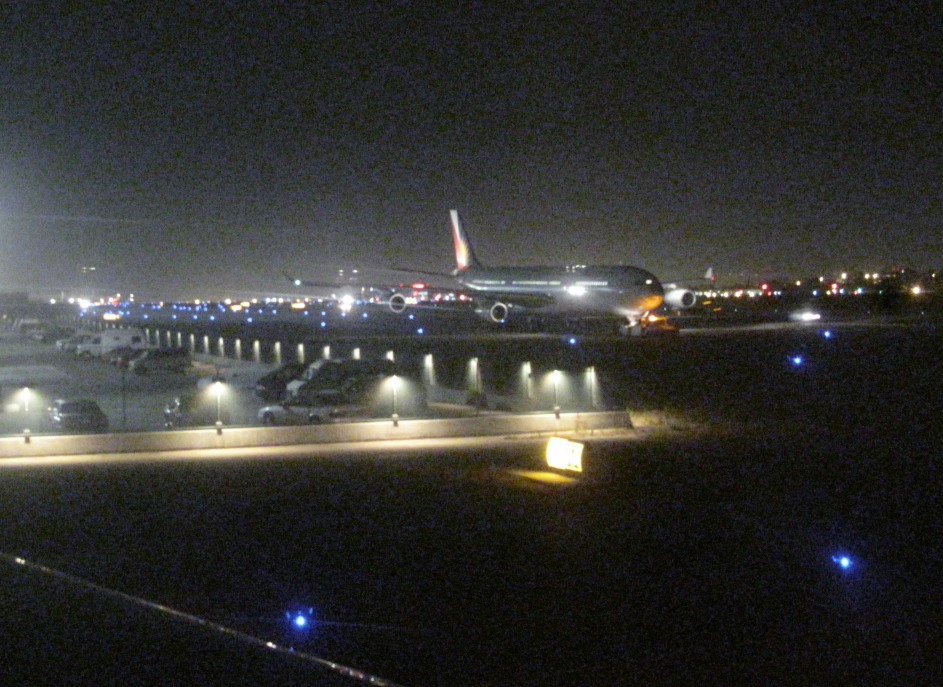
#> input picture tools/quality_validation/noise_ringing_validation/images/NR004.jpg, 2829 x 2061 px (shown at 1/3 size)
$ python -i experimental_quality_engine.py   (imports and definitions only)   (older library calls are emulated)
#> lines starting #> are read from the running program, lines starting #| are printed output that depends on the picture; after the words box and inside, x2 and y2 are one past the last pixel; in counts of white or black regions, pixels touching at a corner belong together
### tools/quality_validation/classical_quality_metrics.py
"""Research-only classical NR metrics. Not used by production scoring."""

from __future__ import annotations

from typing import Any

import numpy as np

try:
    import cv2
except ImportError:  # pragma: no cover
    cv2 = None  # type: ignore


# [46 lines left out: functions analyze_bgr, analyze_image_bytes, _residual_std, not called in this run]


def _immerkaer(gray: np.ndarray) -> float:
    """σ estimate from Immerkaer Laplacian convolution."""
    kernel = np.array([[1, -2, 1], [-2, 4, -2], [1, -2, 1]], dtype=np.float64)
    conv = cv2.filter2D(gray, cv2.CV_64F, kernel)
    h, w = gray.shape
    if h < 3 or w < 3:
        return 0.0
    return float(np.sqrt(np.pi / 2.0) * np.mean(np.abs(conv[1:-1, 1:-1])) / 6.0)


def _blocking_boundary_ratio(gray: np.ndarray) -> float:
    """Mean |Δ| on 8-pixel grid lines vs off-grid neighbors. Higher = more blocking."""
    h, w = gray.shape
    if h < 16 or w < 16:
        return 0.0

    def _ratio(axis: int) -> float:
        # axis=1: vertical edges (columns); axis=0: horizontal edges (rows)
        bound: list[float] = []
        interior: list[float] = []
        length = w if axis == 1 else h
        for i in range(1, length):
            if axis == 1:
                delta = float(np.mean(np.abs(gray[:, i] - gray[:, i - 1])))
            else:
                delta = float(np.mean(np.abs(gray[i, :] - gray[i - 1, :])))
            if i % 8 == 0:
                bound.append(delta)
            else:
                interior.append(delta)
        if not bound or not interior:
            return 0.0
        return float(np.mean(bound) / (float(np.mean(interior)) + 1e-6))

    return 0.5 * (_ratio(1) + _ratio(0))


# [14 lines left out: function _flat_block_frac, not called in this run]


def _ringing_edge_lap(gray_u8: np.ndarray) -> float:
    if cv2 is None:
        return 0.0
    edges = cv2.Canny(gray_u8, 80, 160)
    lap = cv2.Laplacian(gray_u8, cv2.CV_64F)
    mask = edges > 0
    if int(np.count_nonzero(mask)) == 0:
        return 0.0
    return float(np.mean(np.abs(lap[mask])))


# [11 lines left out: function metric_direction, not called in this run]

### tools/quality_validation/scoring_candidates.py
#!/usr/bin/env python3
"""Research-only 1-5 mapping candidates on Phase 8 controlled-distortion CSVs.

Does not import production scoring to *write* scores; copies _soft_score math for
the baseline. Does not fit percentiles on the evaluation set. Does not invent humans.
"""

from __future__ import annotations

import argparse
import csv
import json
import math
import sys
from collections import Counter, defaultdict
from datetime import datetime, timezone
from pathlib import Path
from typing import Any, Callable

_TOOLKIT = Path(__file__).resolve().parent
_REPO = _TOOLKIT.parents[1]
if str(_REPO) not in sys.path:
    sys.path.insert(0, str(_REPO))

from tools.quality_validation.metrics import pearson_spearman  # noqa: E402

PHASE8_CSV = (
    _TOOLKIT
    / "workspace"
    / "datasets"
    / "controlled_distortion"
    / "output"
    / "run_001"
    / "raw_predictions.csv"
)
DEFAULT_OUTPUT = (
    _TOOLKIT / "workspace" / "datasets" / "controlled_distortion" / "output" / "run_scoring_candidates_001"
)

FAMILY_PRIMARY = {
    "gaussian_blur": "blur",
    "awgn": "noise",
    "underexposure": "exposure",
    "overexposure": "exposure",
    "low_contrast": "contrast",
    "high_contrast": "contrast",
    "jpeg": "blocking",
    "ringing": "ringing",
}

# A priori scales from production OpenCV / trainer knobs (not fitted on these 370 files).
LAP_SCALE = 420.0
NOISE_SIGMA_SCALE = 35.0
RING_LAP_SCALE = 40.0
BLOCK_RATIO_REF = 1.0  # natural images ~1; >1 means extra 8x8 boundary energy


def _now_iso() -> str:
    return datetime.now(timezone.utc).isoformat()


def clip01(x: float) -> float:
    return max(0.0, min(1.0, float(x)))


def production_soft_score(metric: float) -> int:
    boosted = clip01(metric * 0.5 + 0.42)
    if boosted >= 0.80:
        return 5
    if boosted >= 0.64:
        return 4
    if boosted >= 0.46:
        return 3
    if boosted >= 0.28:
        return 2
    return 1


def production_brightness_q(mean_luma: float) -> float:
    return clip01(1.0 - abs(mean_luma - 0.48) * 2.2)


def equal_bin_1_5(q: float) -> int:
    """Monotone bins that can emit 1 and 5. q in [0,1], higher=better.

    [0, 0.2) -> 1, [0.2, 0.4) -> 2, ..., [0.8, 1.0] -> 5.
    """
    x = clip01(q)
    if x >= 1.0:
        return 5
    return 1 + int(x * 5.0)


def linear_continuous_1_5(q: float) -> float:
    return 1.0 + 4.0 * clip01(q)


def linear_round_1_5(q: float) -> int:
    return int(max(1, min(5, round(linear_continuous_1_5(q)))))


# [86 lines left out: functions fnum, enet_quality_signals, opencv_quality_signals, classical_quality_signals, not called in this run]


MAPPINGS: dict[str, Callable[[float], float]] = {
    "baseline_soft_int": lambda q: float(production_soft_score(q)),
    "equal_bin_int": lambda q: float(equal_bin_1_5(q)),
    "linear_round_int": lambda q: float(linear_round_1_5(q)),
    "linear_continuous": linear_continuous_1_5,
}

SOURCES = {
    "enet": enet_quality_signals,
    "opencv": opencv_quality_signals,
    "classical": classical_quality_signals,
}

CRITERIA = ("sharpness", "blur", "noise", "exposure", "contrast", "blocking", "ringing")


# [115 lines left out: functions apply_all, histogram, median, per_image_spearman, saturation_rate, sensitivity, not called in this run]


def interference(rows: list[dict[str, Any]], family: str, col: str) -> float | None:
    xs = per_image_spearman(rows, col, family)
    return median(xs)


# [214 lines left out: functions run, fmt, write_report, main, not called in this run]


# [2 lines that do not run on import are left out]

### tools/quality_validation/experimental_quality_engine.py
#!/usr/bin/env python3
"""Research-only experimental photo-quality engine for ACCESS VisionCheck.

Isolated from production. Does not write to the database, does not change
`_soft_score`, EfficientNet weights, Flutter, or API contracts.

Design notes (a priori; not fitted on SPAQ-200 or the 30-image ACCESS pilot):
- Resize longest side to 1024 (INTER_AREA, no upscale) before classical metrics.
- Sharpness: Tenengrad energy (higher = sharper).
- Blur: relative Laplacian collapse under mild Gaussian blur (higher badge =
  freer from blur). This is intentionally NOT `1 - sharpness`, so the two
  channels are not forced to be exact mirrors, though both remain focus-related
  proxies.
- Noise cleanliness: Immerkaer sigma inverted (higher = cleaner). No 0.85 floor.
- Brightness: two-sided exposure triangle around 0.48 × (1 - clip fraction).
- Contrast: RMS contrast × (1 - clip fraction) so harsh clipping is penalized.
- Blocking: 8×8 boundary discontinuity ratio (not flat-patch fraction).
- Ringing: mean |Laplacian| on Canny edges (PROXY for overshoot; labeled as such).
- 1-5 map: equal-width bins that can emit 1 and 5 (unlike production `_soft_score`).

Overall remains the arithmetic mean of the seven integers for API-shaped
compatibility in research exports only.
"""

from __future__ import annotations

from typing import Any

import numpy as np

from tools.quality_validation.classical_quality_metrics import (
    _blocking_boundary_ratio,
    _immerkaer,
    _ringing_edge_lap,
)
from tools.quality_validation.scoring_candidates import (
    BLOCK_RATIO_REF,
    NOISE_SIGMA_SCALE,
    RING_LAP_SCALE,
    equal_bin_1_5,
    production_brightness_q,
    production_soft_score,
)

try:
    import cv2
except ImportError:  # pragma: no cover
    cv2 = None  # type: ignore

ENGINE_ID = "experimental_classical_v1"
RESIZE_CAP = 1024

# A priori scales. Not fitted on SPAQ-200, LIVEC, KonIQ pilot, or ACCESS humans.
# Tenengrad tau: soft saturation for 8-bit Sobel energy at ~1k px (research default).
TENENGRAD_TAU = 5000.0
# Mean Sobel magnitude on Canny edges for near-sharp 8-bit photos (a priori).
EDGE_GRAD_REF = 120.0
# Residual high-pass std that should map near "very noisy" (a priori; ~strong AWGN).
RESIDUAL_NOISE_REF = 18.0
# Blocking: boundary/interior ratio excess above near-natural floor.
BLOCK_RATIO_FLOOR = 0.98
BLOCK_RATIO_EXCESS_REF = 0.25
# Ringing edge-Laplacian energy reference (from scoring_candidates).
# RING_LAP_SCALE imported.

CRITERION_META = {
    "Sharpness": {
        "proxy": False,
        "raw_name": "tenengrad",
        "direction": "higher_raw_is_better",
        "notes": "Tenengrad mean(gx^2+gy^2); focus/detail energy proxy.",
    },
    "Blur": {
        "proxy": True,
        "raw_name": "edge_grad_mean",
        "direction": "higher_raw_is_sharper_edges",
        "notes": (
            "Mean Sobel magnitude on Canny edges (edge acuity proxy). "
            "Not a motion-blur classifier and not identical to Tenengrad energy, "
            "but still focus-related. Natural bokeh lowers this score."
        ),
    },
    "Noise": {
        "proxy": True,
        "raw_name": "residual_noise_std",
        "direction": "higher_raw_is_more_noise",
        "notes": (
            "High-pass residual std (|gray-GaussianBlur|). Badge is cleanliness "
            "(inverted). Texture can elevate the residual; not pure sensor noise."
        ),
    },
    "Brightness": {
        "proxy": False,
        "raw_name": "exposure_quality_q",
        "direction": "higher_q_is_better",
        "notes": "Mean-luma triangle at 0.48 with highlight/shadow clip penalty.",
    },
    "Contrast": {
        "proxy": True,
        "raw_name": "contrast_quality_q",
        "direction": "higher_q_is_better",
        "notes": "RMS contrast with clipping penalty; not perceptual local contrast.",
    },
    "Blocking Artifacts": {
        "proxy": True,
        "raw_name": "blocking_boundary_ratio",
        "direction": "higher_raw_is_more_blocking",
        "notes": "8x8 boundary discontinuity ratio vs interior; JPEG-block proxy.",
    },
    "Ringing Artifacts": {
        "proxy": True,
        "raw_name": "ringing_edge_lap",
        "direction": "higher_raw_is_more_ringing",
        "notes": "PROXY: edge |Laplacian| energy; also responds to sharp texture.",
    },
}


def clip01(x: float) -> float:
    return max(0.0, min(1.0, float(x)))


def _resize_longest(bgr: np.ndarray, cap: int = RESIZE_CAP) -> np.ndarray:
    h, w = bgr.shape[:2]
    longest = max(h, w)
    if longest <= cap:
        return bgr
    scale = cap / float(longest)
    nh, nw = max(1, int(round(h * scale))), max(1, int(round(w * scale)))
    return cv2.resize(bgr, (nw, nh), interpolation=cv2.INTER_AREA)


def _tenengrad(gray: np.ndarray) -> float:
    gx = cv2.Sobel(gray, cv2.CV_64F, 1, 0, ksize=3)
    gy = cv2.Sobel(gray, cv2.CV_64F, 0, 1, ksize=3)
    return float(np.mean(gx * gx + gy * gy))


def _edge_gradient_mean(gray_u8: np.ndarray) -> float:
    """Mean Sobel magnitude on Canny edges. Low when edges are soft or absent."""
    edges = cv2.Canny(gray_u8, 60, 160)
    gx = cv2.Sobel(gray_u8, cv2.CV_64F, 1, 0, ksize=3)
    gy = cv2.Sobel(gray_u8, cv2.CV_64F, 0, 1, ksize=3)
    mag = np.sqrt(gx * gx + gy * gy)
    mask = edges > 0
    if int(np.count_nonzero(mask)) < 32:
        return 0.0
    return float(np.mean(mag[mask]))


def _residual_noise_std(gray_u8: np.ndarray) -> float:
    blur = cv2.GaussianBlur(gray_u8, (5, 5), 0)
    return float(np.std(np.abs(gray_u8.astype(np.float64) - blur.astype(np.float64))))


def analyze_bgr(bgr: np.ndarray) -> dict[str, Any]:
    if cv2 is None:
        raise RuntimeError("OpenCV is required for the experimental engine")
    work = _resize_longest(bgr, RESIZE_CAP)
    gray = cv2.cvtColor(work, cv2.COLOR_BGR2GRAY)
    gray_f = gray.astype(np.float64)

    tenengrad = _tenengrad(gray_f)
    edge_grad = _edge_gradient_mean(gray)
    immer = _immerkaer(gray_f)
    residual = _residual_noise_std(gray)
    mean = float(np.mean(gray_f))
    std = float(np.std(gray_f))
    shadow = float(np.mean(gray_f < 8.0))
    highlight = float(np.mean(gray_f > 247.0))
    clip_frac = shadow + highlight
    luma01 = mean / 255.0
    triangle = production_brightness_q(luma01)
    exposure_q = clip01(triangle * (1.0 - clip01(clip_frac)))
    rms_q = clip01(std / 72.0)
    contrast_q = clip01(rms_q * (1.0 - clip01(clip_frac)))
    block_ratio = _blocking_boundary_ratio(gray_f)
    ring_lap = _ringing_edge_lap(gray)

    # Quality axes in [0,1], higher = better for member-facing badges.
    q_sharp = clip01(1.0 - float(np.exp(-tenengrad / TENENGRAD_TAU)))
    q_blur = clip01(edge_grad / EDGE_GRAD_REF)
    q_noise = clip01(1.0 - residual / RESIDUAL_NOISE_REF)
    q_bright = exposure_q
    q_contrast = contrast_q
    q_block = clip01(1.0 - max(0.0, block_ratio - BLOCK_RATIO_FLOOR) / BLOCK_RATIO_EXCESS_REF)
    q_ring = clip01(1.0 - ring_lap / RING_LAP_SCALE)

    badges = {
        "Sharpness": equal_bin_1_5(q_sharp),
        "Blur": equal_bin_1_5(q_blur),
        "Noise": equal_bin_1_5(q_noise),
        "Brightness": equal_bin_1_5(q_bright),
        "Contrast": equal_bin_1_5(q_contrast),
        "Blocking Artifacts": equal_bin_1_5(q_block),
        "Ringing Artifacts": equal_bin_1_5(q_ring),
    }
    overall = round(sum(badges.values()) / len(badges), 2)

    # Illustrative: same experimental q through production soft_score (compression check).
    soft_badges = {
        name: production_soft_score(q)
        for name, q in {
            "Sharpness": q_sharp,
            "Blur": q_blur,
            "Noise": q_noise,
            "Brightness": q_bright,
            "Contrast": q_contrast,
            "Blocking Artifacts": q_block,
            "Ringing Artifacts": q_ring,
        }.items()
    }

    return {
        "engine_id": ENGINE_ID,
        "analysis_status": "ok",
        "resize_cap": RESIZE_CAP,
        "width": int(work.shape[1]),
        "height": int(work.shape[0]),
        "raw": {
            "tenengrad": tenengrad,
            "edge_grad_mean": edge_grad,
            "immerkaer_sigma": immer,
            "residual_noise_std": residual,
            "brightness_mean": luma01,
            "exposure_clip_frac": clip_frac,
            "contrast_rms_over_72": rms_q,
            "blocking_boundary_ratio": block_ratio,
            "ringing_edge_lap": ring_lap,
            "shadow_frac": shadow,
            "highlight_frac": highlight,
        },
        "quality_0_1": {
            "sharpness": q_sharp,
            "blur": q_blur,
            "noise": q_noise,
            "brightness": q_bright,
            "contrast": q_contrast,
            "blocking_artifacts": q_block,
            "ringing_artifacts": q_ring,
        },
        "criterion_scores": badges,
        "overall_score": overall,
        "system_overall_is_mean_of_criteria": True,
        "soft_score_on_experimental_q": soft_badges,
        "criterion_meta": CRITERION_META,
        "mapping": "equal_bin_1_5",
        "a_priori_scales": {
            "TENENGRAD_TAU": TENENGRAD_TAU,
            "EDGE_GRAD_REF": EDGE_GRAD_REF,
            "RESIDUAL_NOISE_REF": RESIDUAL_NOISE_REF,
            "BLOCK_RATIO_FLOOR": BLOCK_RATIO_FLOOR,
            "BLOCK_RATIO_EXCESS_REF": BLOCK_RATIO_EXCESS_REF,
            "RING_LAP_SCALE": RING_LAP_SCALE,
            "NOISE_SIGMA_SCALE_unused_immerkaer": NOISE_SIGMA_SCALE,
            "BLOCK_RATIO_REF_legacy": BLOCK_RATIO_REF,
            "brightness_peak": 0.48,
            "fitted_on_spaq": False,
            "fitted_on_access_pilot": False,
        },
    }


# [16 lines left out: function analyze_image_bytes, not called in this run]

>>> import cv2
>>> picture = cv2.imread('noise_ringing_validation/images/NR004.jpg')
#> picture is the input picture: shape (2061, 2829, 3); mean B, G, R 49, 51.9, 51.6
>>> result = analyze_bgr(picture)
#> in analyze_bgr, `gray = cv2.cvtColor(work, cv2.COLOR_BGR2GRAY)`:
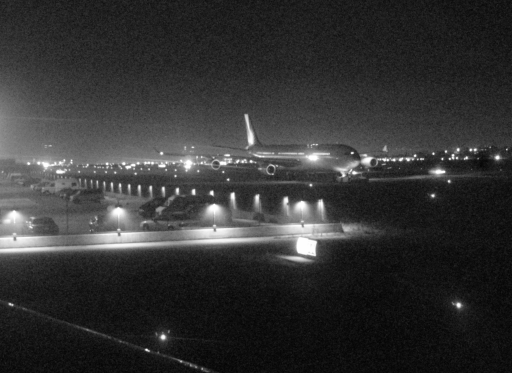
#> gray: shape (746, 1024) (shown at 1/2 size); min 1, max 254, mean 51.5
#> in _tenengrad, `gx = cv2.Sobel(gray, cv2.CV_64F, 1, 0, ksize=3)`:
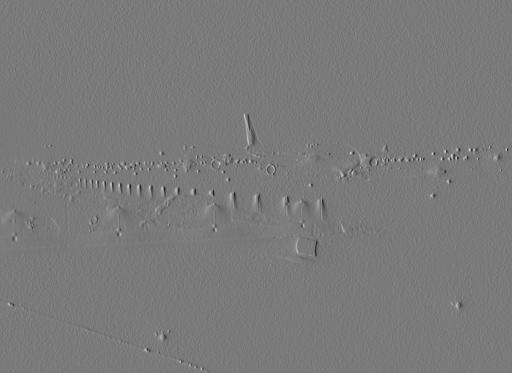
#> gx: shape (746, 1024) float64 (shown at 1/2 size); min -632, max 682, mean -0.5; drawn with min black and max white
#> in _tenengrad, `gy = cv2.Sobel(gray, cv2.CV_64F, 0, 1, ksize=3)`:
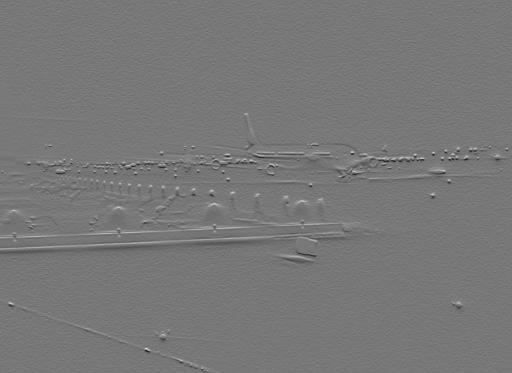
#> gy: shape (746, 1024) float64 (shown at 1/2 size); min -656, max 738, mean -0.1; drawn with min black and max white
#> in analyze_bgr, `tenengrad = _tenengrad(gray_f)`: tenengrad = 3229.9
#> in _edge_gradient_mean, `edges = cv2.Canny(gray_u8, 60, 160)`:
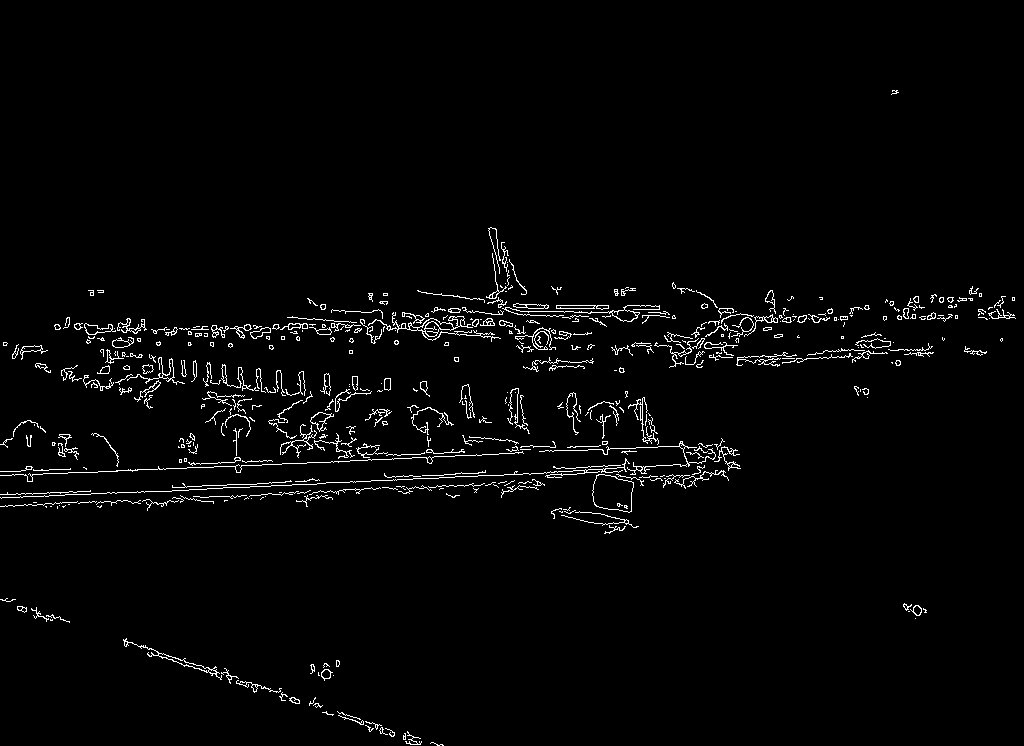
#> edges: shape (746, 1024); 2.2% white in thin lines or dots, all inside (x1, y1, x2, y2) = (0, 90, 1016, 746)
#> in _edge_gradient_mean, `mag = np.sqrt(gx * gx + gy * gy)`:
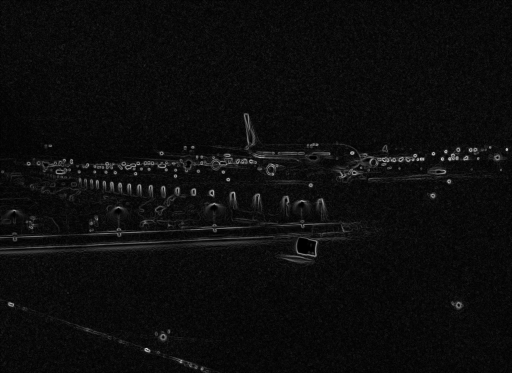
#> mag: shape (746, 1024) float64 (shown at 1/2 size); min 0, max 744.9, mean 38.4; drawn with min black and max white
#> in analyze_bgr, `edge_grad = _edge_gradient_mean(gray)`: edge_grad = 184.7
#> in analyze_bgr, `immer = _immerkaer(gray_f)`: immer = 2.6
#> in analyze_bgr, `residual = _residual_noise_std(gray)`: residual = 2.92
#> in analyze_bgr, `mean = float(np.mean(gray_f))`: mean = 51.51
#> in analyze_bgr, `std = float(np.std(gray_f))`: std = 43.71
#> in analyze_bgr, `shadow = float(np.mean(gray_f < 8.0))`: shadow = 0.0127
#> in analyze_bgr, `highlight = float(np.mean(gray_f > 247.0))`: highlight = 0.00396
#> in analyze_bgr, `clip_frac = shadow + highlight`: clip_frac = 0.0166
#> in analyze_bgr, `luma01 = mean / 255.0`: luma01 = 0.202
#> in analyze_bgr, `triangle = production_brightness_q(luma01)`: triangle = 0.388
#> in analyze_bgr, `exposure_q = clip01(triangle * (1.0 - clip01(clip_frac)))`: exposure_q = 0.382
#> in analyze_bgr, `rms_q = clip01(std / 72.0)`: rms_q = 0.607
#> in analyze_bgr, `contrast_q = clip01(rms_q * (1.0 - clip01(clip_frac)))`: contrast_q = 0.597
#> in analyze_bgr, `block_ratio = _blocking_boundary_ratio(gray_f)`: block_ratio = 1
#> in _ringing_edge_lap, `lap = cv2.Laplacian(gray_u8, cv2.CV_64F)`:
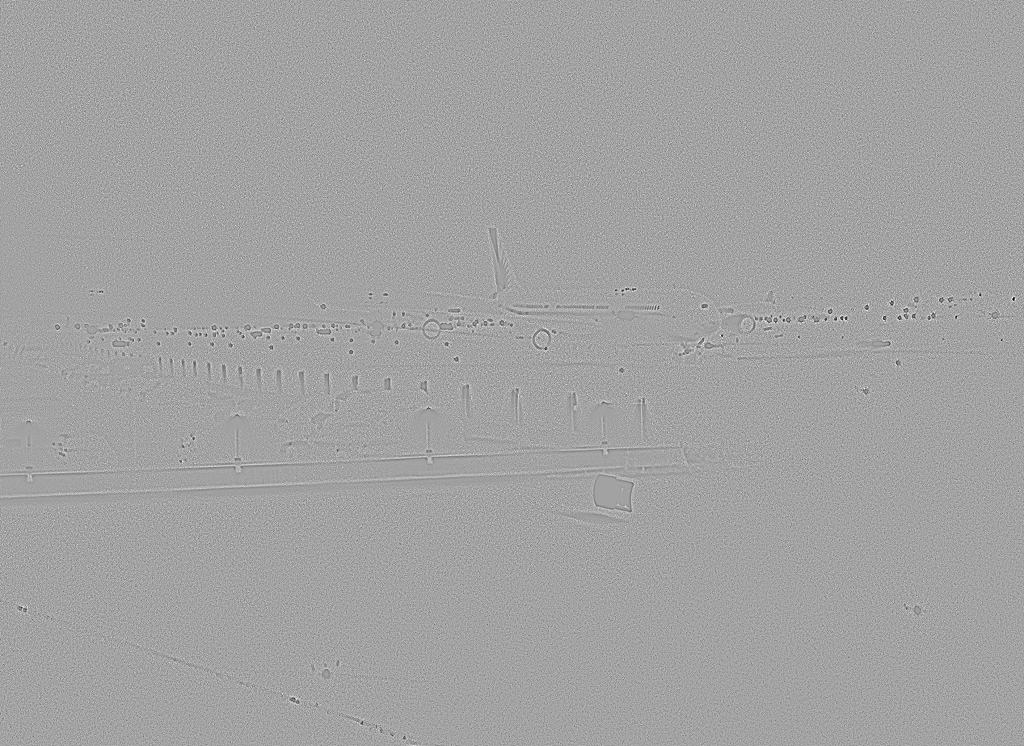
#> lap: shape (746, 1024) float64; min -222, max 126, mean 0; drawn with min black and max white
#> in analyze_bgr, `ring_lap = _ringing_edge_lap(gray)`: ring_lap = 17.97
#> in analyze_bgr, `q_sharp = clip01(1.0 - float(np.exp(-tenengrad / TENENGRAD_TAU)))`: q_sharp = 0.476
#> in analyze_bgr, `q_blur = clip01(edge_grad / EDGE_GRAD_REF)`: q_blur = 1
#> in analyze_bgr, `q_noise = clip01(1.0 - residual / RESIDUAL_NOISE_REF)`: q_noise = 0.838
#> in analyze_bgr, `q_bright = exposure_q`: q_bright = 0.382
#> in analyze_bgr, `q_contrast = contrast_q`: q_contrast = 0.597
#> in analyze_bgr, `q_block = clip01(1.0 - max(0.0, block_ratio - BLOCK_RATIO_FLOOR) / BLO..`: q_block = 0.913
#> in analyze_bgr, `q_ring = clip01(1.0 - ring_lap / RING_LAP_SCALE)`: q_ring = 0.551
#> in equal_bin_1_5, `x = clip01(q)`: x = 0.476
#> in analyze_bgr, `badges = { "Sharpness": equal_bin_1_5(q_sharp), "Blur": equal_bin_1_5(..`: badges = {'Sharpness': 3, 'Blur': 5, 'Noise': 5, 'Brightness': 2, 'Contrast': 3, 'Blocking Artifacts': 5, 'Ringing Artifacts': 3}
#> in analyze_bgr, `overall = round(sum(badges.values()) / len(badges), 2)`: overall = 3.71
#> in analyze_bgr, `soft_badges = { name: production_soft_score(q) for name, q in { "Sharp..`: soft_badges = {'Sharpness': 4, 'Blur': 5, 'Noise': 5, 'Brightness': 3, 'Contrast': 4, 'Blocking Artifacts': 5, 'Ringing Artifacts': 4}
#> result = 14 items
